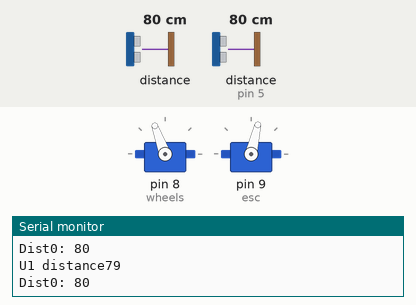
Simulated run of this sketch. Board: Arduino Uno, built with avr-gcc and run on an emulated ATmega328P. Parts: 2 × servo, the last lines printed to the serial monitor. Wiring (inferred from the names in the program): ultrasonic range finder: trigger pin 4; echo pin 5; LIDAR-Lite range finder at I2C address 0x62. The test bench sets the inputs (shaded band); at power-on: distance to the obstacle (sensor on pin 5) 80 cm, distance to the obstacle 80 cm. The echo pulse lasts 58.3 µs per cm.

Above: at 4.2 s.
4.3 s: distance to the obstacle (sensor on pin 5) set to 2 cm
At 5.5 s:
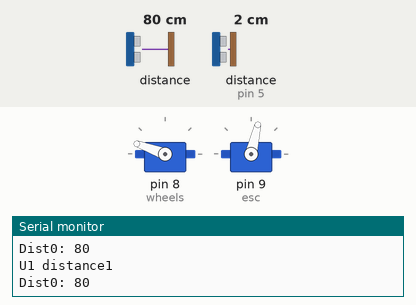
5.8 s: distance to the obstacle (sensor on pin 5) set to 52 cm
7.5 s: distance to the obstacle (sensor on pin 5) set to 59 cm
At 7.96 s:
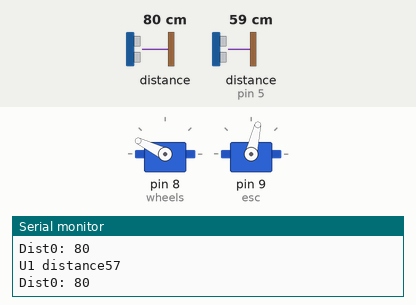
9.6 s: distance to the obstacle (sensor on pin 5) set to 4 cm
At 11.1 s:
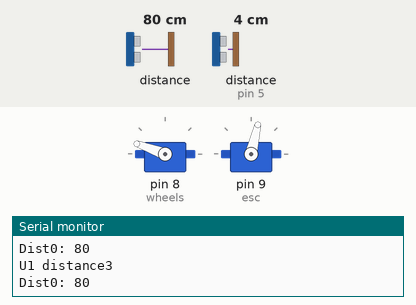
Timing chart, 0 to 12.2 s (numbered marks = the images above; inputs shaded):
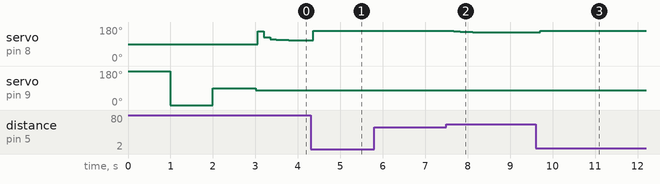

Measured:
- after the input at 4.3 s, servo on pin 8 (wheels): 110° → 160° after 0.07 s
- after the input at 7.5 s, servo on pin 8 (wheels): 160° → 158° after 0.18 s, → 154° 0.15 s later, → 152° 0.29 s later
- after the input at 9.6 s, servo on pin 8 (wheels): 152° → 160° after 0.11 s

The sketch:

BasicPid.ino
```cpp
#include <Wire.h>
#include <Time.h>
#include <PID_v1.h>
#include <Servo.h>
#include<SoftwareSerial.h>
#define    LIDARLite_ADDRESS   0x62          // Default I2C Address of LIDAR-Lite.
#define    RegisterMeasure     0x00          // Register to write to initiate ranging.
#define    MeasureValue        0x04          // Value to initiate ranging.
#define    RegisterHighLowB    0x8f          // Register to get both High and Low bytes in 1 call.

long duration,Firstduration, distanceCm, distanceCmLast,l_0,FirstdistanceCm;
const int TRIG_PIN = 4;
const int ECHO_PIN = 5;
Servo wheels; // servo for turning the wheels
Servo esc; // not actually a servo, but controlled like one!
SoftwareSerial XBee(2, 3); // RX, TX

bool startup = true; // used to ensure startup only happens once
int startupDelay = 1000; // time to pause at each calibration step
double maxSpeedOffset = 45; // maximum speed magnitude, in servo 'degrees'
double maxWheelOffset = 85; // maximum wheel turn magnitude, in servo 'degrees'

time_t t = 0;
//int pinVal = 0;
int WSpin = 13;
int cmnd = 49; //Command to start/stop the car remotely


int dist,distLast;
double setPt, Input, Output;
int Kp = 2;     // initial 2
int Ki = 0.05;  // initial 0.05
int Kd = 0.5;   // initial 0.5


PID PIDleft(&Input, &Output, &setPt, Kp, Ki, Kd, DIRECT);

void setup() {

  Serial.begin(9600); //Opens serial connection at 9600bps.
  XBee.begin(9600);
  wheels.attach(8); // initialize wheel servo to Digital IO Pin #8
  esc.attach(9); // initialize ESC to Digital IO Pin #9
  /*  If you're re-uploading code via USB while leaving the ESC powered on,
   *  you don't need to re-calibrate each time, and you can comment this part out.
   */
  calibrateESC();
  pinMode(13, OUTPUT);
  pinMode(TRIG_PIN,OUTPUT);
  pinMode(ECHO_PIN,INPUT);
  pinMode(WSpin, INPUT);
 // t = millis();

  Wire.begin(); // Opens & joins the irc bus as master
/*
  //initialize linked variables
  Wire.beginTransmission((int)LIDARLite_ADDRESS); // transmit to LIDAR-Lite
  Wire.write((int)RegisterMeasure); // sets register pointer to  (0x00)
  Wire.write((int)MeasureValue); // sets register pointer to  (0x00)
  Wire.endTransmission(); // stop transmitting
  delay(20); // Wait 20ms for transmit

  Wire.beginTransmission((int)LIDARLite_ADDRESS); // transmit to LIDAR-Lite
  Wire.write((int)RegisterHighLowB); // sets register pointer to (0x8f)
  Wire.endTransmission(); // stop transmitting

  delay(20); // Wait 20ms for transmit

  Wire.requestFrom((int)LIDARLite_ADDRESS, 2); // request 2 bytes from LIDAR-Lite

  if (2 <= Wire.available()) // if two bytes were received
  {
    Firstdist = Wire.read(); // receive high byte (overwrites previous reading)
    Firstdist = Firstdist << 8; // shift high byte to be high 8 bits
    Firstdist |= Wire.read(); // receive low byte as lower 8 bits
  }
   */
  digitalWrite(TRIG_PIN, LOW);
  delayMicroseconds(2);
  digitalWrite(TRIG_PIN, HIGH);
  delayMicroseconds(10);
  digitalWrite(TRIG_PIN, LOW);
  Firstduration = pulseIn(ECHO_PIN,HIGH);

  // convert the time into a distance
  FirstdistanceCm = Firstduration / 29.1 / 2 ;

  setPt = FirstdistanceCm;
  // Serial.println("First Distance");
  //Serial.print(Firstdist);
  PIDleft.SetOutputLimits(-50, 50);

  //turn on PID loop
  PIDleft.SetMode(AUTOMATIC);

  esc.write(77);
}

/* Calibrate the ESC by sending a high signal, then a low, then middle.*/
void calibrateESC(){
    esc.write(180); // full backwards
    delay(startupDelay);
    esc.write(0); // full forwards
    delay(startupDelay);
    esc.write(90); // neutral
    delay(startupDelay);
    esc.write(90); // reset the ESC to neutral (non-moving) value
}

void loop() {


  if (cmnd == 49)
  {
    digitalWrite(TRIG_PIN, LOW);
    delayMicroseconds(2);
    digitalWrite(TRIG_PIN, HIGH);
    delayMicroseconds(10);
    digitalWrite(TRIG_PIN, LOW);
    duration = pulseIn(ECHO_PIN,HIGH);

    // convert the time into a distance
    distanceCm = duration / 29.1 / 2 ;


    Wire.beginTransmission((int)LIDARLite_ADDRESS); // transmit to LIDAR-Lite
    Wire.write((int)RegisterMeasure); // sets register pointer to  (0x00)
    Wire.write((int)MeasureValue); // sets register pointer to  (0x00)
    Wire.endTransmission(); // stop transmitting
    delay(20); // Wait 20ms for transmit

    Wire.beginTransmission((int)LIDARLite_ADDRESS); // transmit to LIDAR-Lite
    Wire.write((int)RegisterHighLowB); // sets register pointer to (0x8f)
    Wire.endTransmission(); // stop transmitting

    delay(20); // Wait 20ms for transmit

    Wire.requestFrom((int)LIDARLite_ADDRESS, 2); // request 2 bytes from LIDAR-Lite

    if (2 <= Wire.available()) // if two bytes were received
    {
      dist = Wire.read(); // receive high byte (overwrites previous reading)
      dist = dist << 8; // shift high byte to be high 8 bits
      dist |= Wire.read(); // receive low byte as lower 8 bits
    }
   /*
    if (dist < 0 || dist > 110) {
      dist = l_0;
    }
    dist = 0.7 * dist + 0.3 * l_0;
    l_0 = dist;
   */
    if(distanceCm<0 || distanceCm>110){
      distanceCm=l_0;
    }
    distanceCm=0.7*distanceCm + 0.3*l_0;
    l_0 = distanceCm;

    Input = distanceCm;

    // use PID loop
    PIDleft.Compute();
    wheels.write(110 + Output);

    if(dist>140 && dist<220 && distLast>140 && distLast<220){
      esc.write(80);
      wheels.write(50);
      digitalWrite(13, HIGH);
      delay(4000);
    }
     //Print Distance
     Serial.print("U1 distance");
    Serial.println(distanceCm);

    Serial.print("Dist0: ");
    Serial.println(dist);


    digitalWrite(13, LOW);
    distLast=dist;
    distanceCmLast=distanceCm;
    delay(100);
  }
}
```
